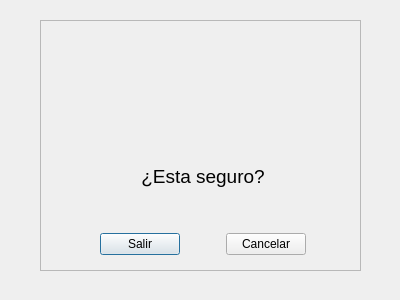
<?xml version="1.0" encoding="UTF-8"?>
<ui version="4.0">
 <class>dlgSalir</class>
 <widget class="QDialog" name="dlgSalir">
  <property name="windowModality">
   <enum>Qt::ApplicationModal</enum>
  </property>
  <property name="geometry">
   <rect>
    <x>0</x>
    <y>0</y>
    <width>400</width>
    <height>300</height>
   </rect>
  </property>
  <property name="minimumSize">
   <size>
    <width>400</width>
    <height>300</height>
   </size>
  </property>
  <property name="maximumSize">
   <size>
    <width>400</width>
    <height>300</height>
   </size>
  </property>
  <property name="windowTitle">
   <string>Salir</string>
  </property>
  <property name="windowIcon">
   <iconset>
    <normaloff>img/logo.ico</normaloff>img/logo.ico</iconset>
  </property>
  <property name="modal">
   <bool>true</bool>
  </property>
  <widget class="QFrame" name="frame">
   <property name="geometry">
    <rect>
     <x>40</x>
     <y>20</y>
     <width>321</width>
     <height>251</height>
    </rect>
   </property>
   <property name="frameShape">
    <enum>QFrame::StyledPanel</enum>
   </property>
   <property name="frameShadow">
    <enum>QFrame::Plain</enum>
   </property>
   <property name="lineWidth">
    <number>1</number>
   </property>
   <property name="midLineWidth">
    <number>0</number>
   </property>
   <widget class="QWidget" name="layoutWidget">
    <property name="geometry">
     <rect>
      <x>60</x>
      <y>20</y>
      <width>206</width>
      <height>215</height>
     </rect>
    </property>
    <layout class="QVBoxLayout" name="verticalLayout">
     <item alignment="Qt::AlignHCenter">
      <widget class="QLabel" name="lblLogo">
       <property name="minimumSize">
        <size>
         <width>80</width>
         <height>80</height>
        </size>
       </property>
       <property name="maximumSize">
        <size>
         <width>80</width>
         <height>80</height>
        </size>
       </property>
       <property name="text">
        <string/>
       </property>
       <property name="pixmap">
        <pixmap>img/salirico.png</pixmap>
       </property>
       <property name="alignment">
        <set>Qt::AlignCenter</set>
       </property>
      </widget>
     </item>
     <item>
      <spacer name="verticalSpacer_2">
       <property name="orientation">
        <enum>Qt::Vertical</enum>
       </property>
       <property name="sizeHint" stdset="0">
        <size>
         <width>20</width>
         <height>40</height>
        </size>
       </property>
      </spacer>
     </item>
     <item>
      <widget class="QLabel" name="lblSalir">
       <property name="minimumSize">
        <size>
         <width>140</width>
         <height>20</height>
        </size>
       </property>
       <property name="font">
        <font>
         <pointsize>14</pointsize>
         <weight>50</weight>
         <bold>false</bold>
        </font>
       </property>
       <property name="text">
        <string>¿Esta seguro?</string>
       </property>
       <property name="alignment">
        <set>Qt::AlignCenter</set>
       </property>
       <property name="margin">
        <number>-3</number>
       </property>
      </widget>
     </item>
     <item>
      <spacer name="verticalSpacer">
       <property name="orientation">
        <enum>Qt::Vertical</enum>
       </property>
       <property name="sizeHint" stdset="0">
        <size>
         <width>20</width>
         <height>40</height>
        </size>
       </property>
      </spacer>
     </item>
     <item>
      <layout class="QGridLayout" name="gridLayout">
       <item row="0" column="0" alignment="Qt::AlignHCenter">
        <widget class="QPushButton" name="btnSalir">
         <property name="sizePolicy">
          <sizepolicy hsizetype="Minimum" vsizetype="Fixed">
           <horstretch>75</horstretch>
           <verstretch>23</verstretch>
          </sizepolicy>
         </property>
         <property name="text">
          <string>Salir</string>
         </property>
        </widget>
       </item>
       <item row="0" column="1">
        <spacer name="horizontalSpacer">
         <property name="orientation">
          <enum>Qt::Horizontal</enum>
         </property>
         <property name="sizeHint" stdset="0">
          <size>
           <width>40</width>
           <height>20</height>
          </size>
         </property>
        </spacer>
       </item>
       <item row="0" column="2" alignment="Qt::AlignHCenter">
        <widget class="QPushButton" name="btnCancelar">
         <property name="text">
          <string>Cancelar</string>
         </property>
        </widget>
       </item>
      </layout>
     </item>
    </layout>
   </widget>
  </widget>
 </widget>
 <resources/>
 <connections/>
</ui>
